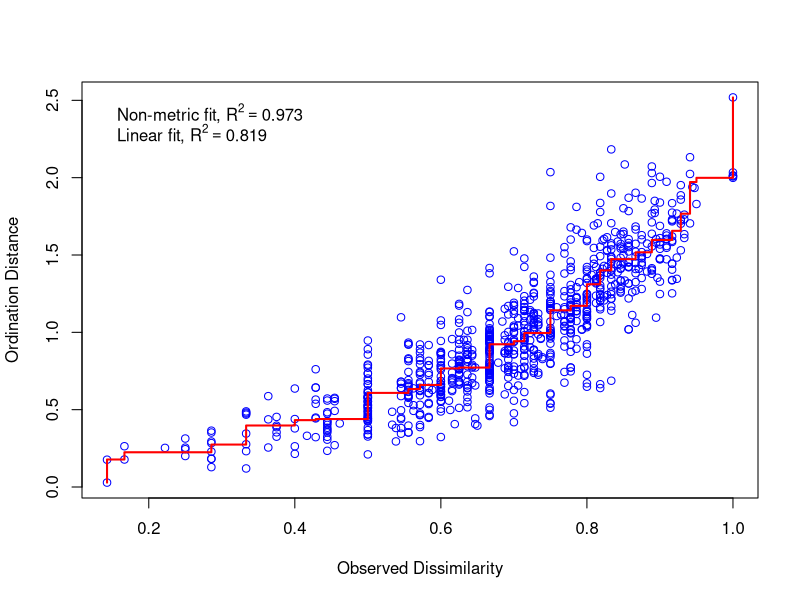
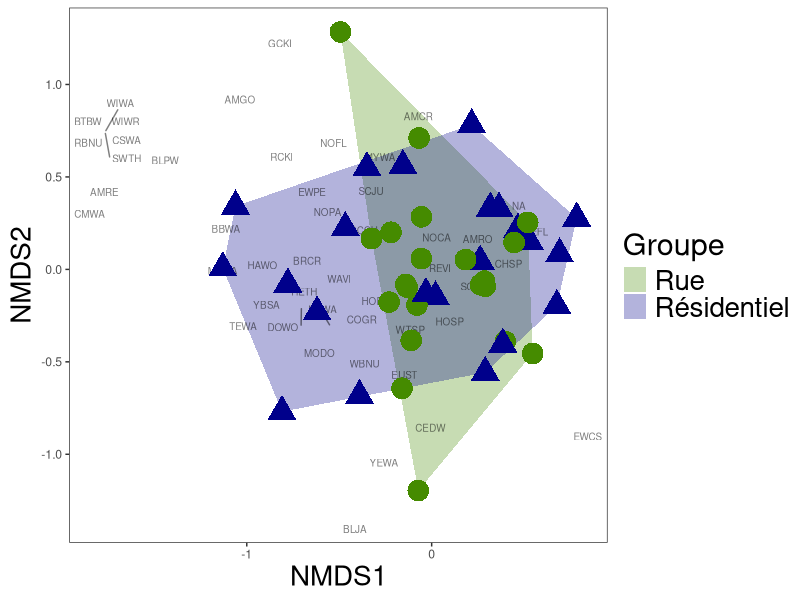
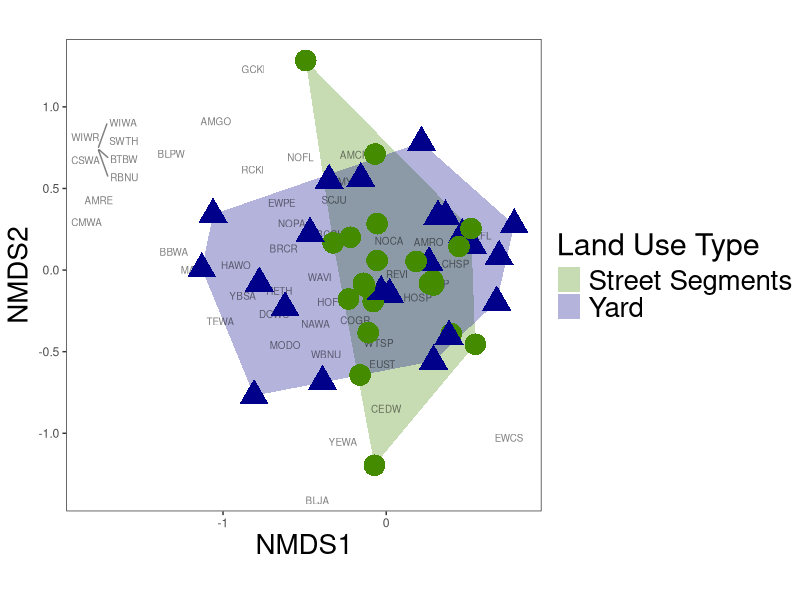

Recreate these plots in R, in order.
# script description


# Resrouces: 
# Plotting NMDS: https://chrischizinski.github.io/rstats/vegan-ggplot2/


# Packages used: 
library(tidyverse)
library(vegan)
library(ggplot2)
library(ggrepel)



# Loading in the data
dataglobal <- read.csv("2-Cleaned_data/cleaned_df.csv")


#------------------------------------------------------------------------------#
                     # FORMATTING THE DATAFRAME #
#------------------------------------------------------------------------------#


#  Communtiy  matrix (site x bird species)
data_matrix_group <- dataglobal %>%
  # Removing obervations where bird species was unknown
  filter(!grepl("Unknown", Bird.code)) %>% 
  dplyr::select(Code, Landtype, Bird.code) %>%
  distinct() %>%
  mutate_at(vars(Code), as.factor) %>%
  # Adding a '1' if the bird species was ever present at the site
  mutate(Present = 1) %>%
  pivot_wider(
    id_cols = c(Code, Landtype),
    names_from = Bird.code,
    values_from = Present,
    values_fill = 0) %>% 
  column_to_rownames(var = "Code")


community_matrix <- data_matrix_group %>% 
  # Removing landtype column
  dplyr::select(-(Landtype))

#------------------------------------------------------------------------------#
                                   # NMDS #
#------------------------------------------------------------------------------#


bird_NMDS = metaMDS(community_matrix, 
                       distance = "jaccard",
                       # Increasing to 3D because it drops stress below 0.2
                       k=3)

# Extracting stress metric 
bird_NMDS$stress
# Visualising stress
stressplot(bird_NMDS)



#------------------------------------------------------------------------------#
                               # NMDS PLOT #
#------------------------------------------------------------------------------#


# Extracting site scores and converting to df using 'scores' function (vegan)
data.scores <- as.data.frame(scores(bird_NMDS, display = "sites"))
# Creating a new column (site) from the row names 
data.scores$site <- rownames(data.scores)
# Creating a column for group (street or yard) based on Landtype column of data_matrix_group
data.scores$Group <- data_matrix_group$Landtype  


# Extracting species scores and converting to df using 'scores' function (vegan)
species.scores <- as.data.frame(scores(bird_NMDS, "species"))
# Creating a new column (species) from the row names
species.scores$species <- rownames(species.scores)  



# Calculating the hull values for each group (yard or street)
grp.yard <- data.scores[data.scores$Group == "yard", ][chull(data.scores[data.scores$Group == 
                                                                   "yard", c("NMDS1", "NMDS2")]), ]
grp.street <- data.scores[data.scores$Group == "street", ][chull(data.scores[data.scores$Group == 
                                                                   "street", c("NMDS1", "NMDS2")]), ]
# Combining hull values for both groups
hull.data <- rbind(grp.yard, grp.street)



nmds_plot <- ggplot() + 
  # Adding the group hulls
  geom_polygon(data=hull.data,aes(x=NMDS1,y=NMDS2,fill=Group,group=Group),alpha=0.30) +
  # Adding the species labels to the plot
  geom_text_repel(data=species.scores,aes(x=NMDS1,y=NMDS2,label=species), size = 2.5, max.overlaps = Inf,alpha=0.5) +
  # Adding the site points to the plot
  geom_point(data=data.scores,aes(x=NMDS1,y=NMDS2,shape=Group,colour=Group),size=7, show.legend = FALSE) +
  # Colouring the two groups
  scale_colour_manual(values=c("yard" = "darkblue", "street" = "chartreuse4")) +
  scale_fill_manual(labels= c("Street Segments", "Yard"), values = c("yard" = "darkblue", "street" = "chartreuse4")) +
  coord_equal() +
  labs(fill="Land Use Type") +
  theme_test() + 
  theme(# Making axis labels larger
    axis.title.x = element_text(size=20), 
    axis.title.y = element_text(size=20), 
    legend.title = element_text(size =22), 
    legend.text = element_text(size = 20), 
    legend)
 



nmds_plot_FR <- ggplot() + 
  # Adding the group hulls
  geom_polygon(data=hull.data,aes(x=NMDS1,y=NMDS2,fill=Group,group=Group),alpha=0.30) +
  # Adding the species labels to the plot
  geom_text_repel(data=species.scores,aes(x=NMDS1,y=NMDS2,label=species), size = 2.5, max.overlaps = Inf,alpha=0.5) +
  # Adding the site points to the plot
  geom_point(data=data.scores,aes(x=NMDS1,y=NMDS2,shape=Group,colour=Group),size=7, show.legend = FALSE) +
  # Colouring the two groups
  scale_colour_manual(values=c("yard" = "darkblue", "street" = "chartreuse4")) +
  scale_fill_manual(labels= c("Rue", "Résidentiel"), values = c("yard" = "darkblue", "street" = "chartreuse4")) +
  coord_equal() +
  labs(fill="Groupe") +
  theme_test() + 
  theme(# Making axis labels larger
        axis.title.x = element_text(size=20), 
        axis.title.y = element_text(size=20), 
        legend.title = element_text(size =22), 
        legend.text = element_text(size = 20), 
        legend)


ggsave(nmds_plot_FR, 
       filename = "Q2.2_NMDS_plot_FR.png",
       path = "4-Output/Figures",
       device = "png",
       height = 6, width = 10, units = "in")


ggsave(nmds_plot, 
       filename = "Q2.2_NMDS_plot.png",
       path = "4-Output/Figures",
       device = "png",
       height = 6, width = 10, units = "in")
